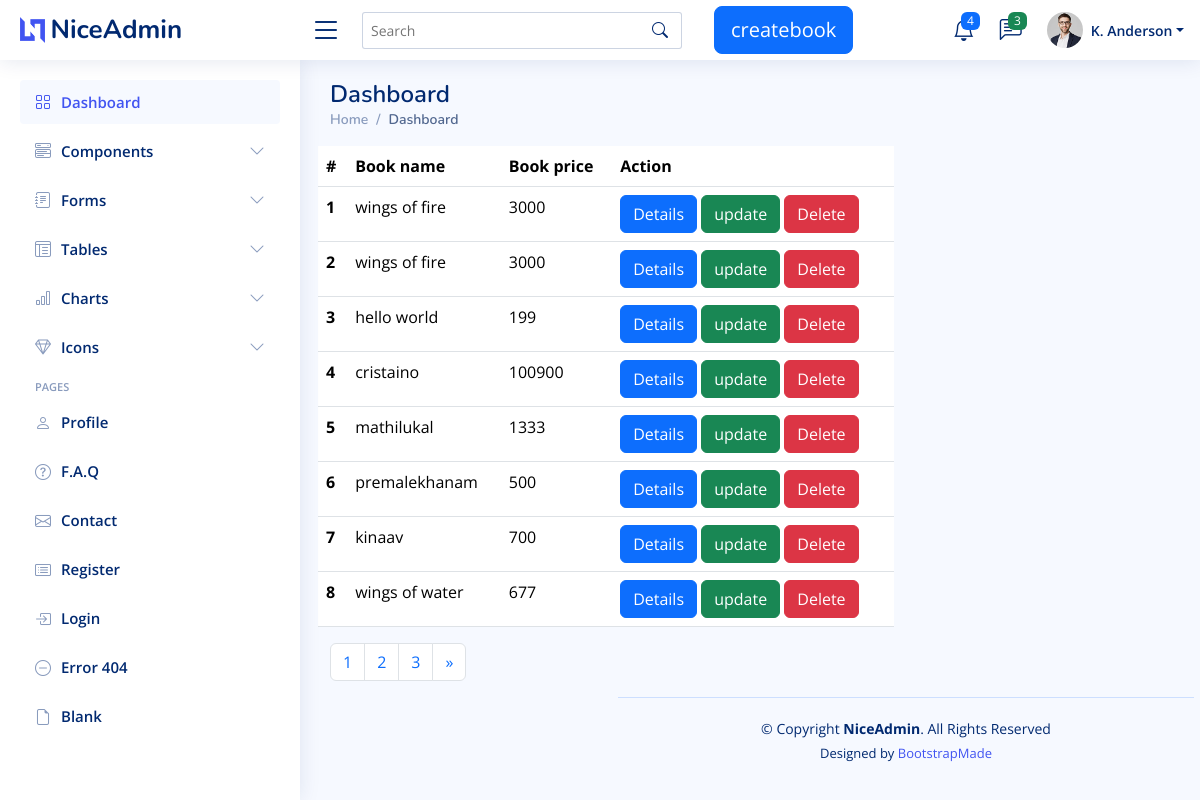
The page / on the database its author committed.
### customiseapp/models.py (models this page shows, shortened)
class Book(models.Model):
    title=models.CharField(max_length=200,null=True)
    price= models.IntegerField(null=True)
    image= models.ImageField(upload_to='book_media')
    author=models.ForeignKey(Author,on_delete=models.CASCADE,null=True)

### customiseapp/views.py (the view)
# urls.py: path("",views.listbook,name='booklist'),
def listbook(request):
    books=Book.objects.all()
    return render(request,'listbook.html',{'books':books}
                  )

### templates/listbook.html (shortened to what this page needs)
{% extends 'base.html' %}
{% load static %}
{% block content %}
<table class="table">
    <thead>
    <tr>
        <th scope="col">#</th>
        <th scope="col">Book name</th>
        <th scope="col">Book price</th>
        <th scope="col">Action</th>
    </tr>
    </thead>
    <tbody>
     {% for book in books %}
        <tr>
            <th scope="row">{{forloop.counter}}</th>
        <td> {{book.title}}</td>
        <td> {{book.price}}</td>
        <td><a href="{% url 'details' book.id%}" class="btn btn-primary">Details</a>
            <a href="{% url 'update' book.id%}" class="btn btn-success">update</a>
            <a href="{% url 'delete' book.id%}" class="btn btn-danger">Delete</a>
        </td>
    </tr>
     {% endfor %}
    </tbody>
</table>
<nav aria-label="Page navigation example">
  <ul class="pagination">
    <li class="page-item activate"><a class="page-link" href="#">1</a>
    </li>
    <li class="page-item"><a class="page-link" href="#">2</a></li>
    <li class="page-item"><a class="page-link" href="#">3</a></li>
    <li class="page-item">
      <a class="page-link" href="#" aria-label="Next">
        <span aria-hidden="true">&raquo;</span>
      </a>
    </li>
  </ul>
</nav>
{% endblock %}

### templates/base.html (shortened to what this page needs)
<!DOCTYPE html>
{% load static %}
<html lang="en">
<head>
  <link href="{% static 'assets/vendor/bootstrap/css/bootstrap.min.css' %}" rel="stylesheet">
  <link href="{% static 'assets/vendor/bootstrap-icons/bootstrap-icons.css' %}" rel="stylesheet">
  <link href="{% static 'assets/vendor/boxicons/css/boxicons.min.css' %}" rel="stylesheet">
  <link href="{% static 'assets/vendor/quill/quill.snow.css' %}" rel="stylesheet">
  <link href="{% static 'assets/vendor/quill/quill.bubble.css' %}" rel="stylesheet">
  <link href="{% static 'assets/vendor/remixicon/remixicon.css' %}" rel="stylesheet">
  <link href="{% static 'assets/vendor/simple-datatables/style.css' %}" rel="stylesheet">
  <link href="{% static 'assets/css/style.css' %}" rel="stylesheet">
</head>
<body>
  <header id="header" class="header fixed-top d-flex align-items-center">
    <div class="d-flex align-items-center justify-content-between">
      <a href="index.html" class="logo d-flex align-items-center">
        <img src="{% static 'assets/img/logo.png' %}" alt="">
        <span class="d-none d-lg-block">NiceAdmin</span>
      </a>
      <i class="bi bi-list toggle-sidebar-btn"></i>
    </div>
    <div class="search-bar">
      <form class="search-form d-flex align-items-center" method="get" action="{% url 'search' %}">
        <input type="text" name="q" placeholder="Search" title=" search the book ">
        <button type="submit" title="Search"><i class="bi bi-search"></i></button>
      </form>
    </div>
    <div class="container">
      <a href="{% url 'createbook' %}" class="btn btn-primary btn-lg">createbook</a>
    </div>
    <nav class="header-nav ms-auto">
      <ul class="d-flex align-items-center">
        <li class="nav-item dropdown">
          <a class="nav-link nav-icon" href="#" data-bs-toggle="dropdown">
            <i class="bi bi-bell"></i>
            <span class="badge bg-primary badge-number">4</span>
          </a>
        </li>
        <li class="nav-item dropdown">
          <a class="nav-link nav-icon" href="#" data-bs-toggle="dropdown">
            <i class="bi bi-chat-left-text"></i>
            <span class="badge bg-success badge-number">3</span>
          </a>
        </li>
        <li class="nav-item dropdown pe-3">
          <a class="nav-link nav-profile d-flex align-items-center pe-0" href="#" data-bs-toggle="dropdown">
            <img src="{% static 'assets/img/profile-img.jpg' %}" alt="Profile" class="rounded-circle">
            <span class="d-none d-md-block dropdown-toggle ps-2">K. Anderson</span>
          </a>
        </li>
      </ul>
    </nav>
  </header>
  <aside id="sidebar" class="sidebar">
    <ul class="sidebar-nav" id="sidebar-nav">
      <li class="nav-item">
        <a class="nav-link " href="{% url 'booklist' %}">
          <i class="bi bi-grid"></i>
          <span>Dashboard</span>
        </a>
      </li>
      <li class="nav-item">
        <a class="nav-link collapsed" data-bs-target="#components-nav" data-bs-toggle="collapse" href="#">
          <i class="bi bi-menu-button-wide"></i><span>Components</span><i class="bi bi-chevron-down ms-auto"></i>
        </a>
      </li>
      <li class="nav-item">
        <a class="nav-link collapsed" data-bs-target="#forms-nav" data-bs-toggle="collapse" href="#">
          <i class="bi bi-journal-text"></i><span>Forms</span><i class="bi bi-chevron-down ms-auto"></i>
        </a>
      </li>
      <li class="nav-item">
        <a class="nav-link collapsed" data-bs-target="#tables-nav" data-bs-toggle="collapse" href="#">
          <i class="bi bi-layout-text-window-reverse"></i><span>Tables</span><i class="bi bi-chevron-down ms-auto"></i>
        </a>
      </li>
      <li class="nav-item">
        <a class="nav-link collapsed" data-bs-target="#charts-nav" data-bs-toggle="collapse" href="#">
          <i class="bi bi-bar-chart"></i><span>Charts</span><i class="bi bi-chevron-down ms-auto"></i>
        </a>
      </li>
      <li class="nav-item">
        <a class="nav-link collapsed" data-bs-target="#icons-nav" data-bs-toggle="collapse" href="#">
          <i class="bi bi-gem"></i><span>Icons</span><i class="bi bi-chevron-down ms-auto"></i>
        </a>
      </li>
      <li class="nav-heading">Pages</li>
      <li class="nav-item">
        <a class="nav-link collapsed" href="users-profile.html">
          <i class="bi bi-person"></i>
          <span>Profile</span>
        </a>
      </li>
      <li class="nav-item">
        <a class="nav-link collapsed" href="pages-faq.html">
          <i class="bi bi-question-circle"></i>
          <span>F.A.Q</span>
        </a>
      </li>
      <li class="nav-item">
        <a class="nav-link collapsed" href="pages-contact.html">
          <i class="bi bi-envelope"></i>
          <span>Contact</span>
        </a>
      </li>
      <li class="nav-item">
        <a class="nav-link collapsed" href="pages-register.html">
          <i class="bi bi-card-list"></i>
          <span>Register</span>
        </a>
      </li>
      <li class="nav-item">
        <a class="nav-link collapsed" href="pages-login.html">
          <i class="bi bi-box-arrow-in-right"></i>
          <span>Login</span>
        </a>
      </li>
      <li class="nav-item">
        <a class="nav-link collapsed" href="pages-error-404.html">
          <i class="bi bi-dash-circle"></i>
          <span>Error 404</span>
        </a>
      </li>
      <li class="nav-item">
        <a class="nav-link collapsed" href="pages-blank.html">
          <i class="bi bi-file-earmark"></i>
          <span>Blank</span>
        </a>
      </li>
    </ul>
  </aside>
  <main id="main" class="main">
    <div class="pagetitle">
      <h1>Dashboard</h1>
      <nav>
        <ol class="breadcrumb">
          <li class="breadcrumb-item"><a href="index.html">Home</a></li>
          <li class="breadcrumb-item active">Dashboard</li>
        </ol>
      </nav>
    </div>
    <section class="section dashboard">
      <div class="row">
        <div class="col-lg-8">
          <div class="row">
{% block content %}
 {% endblock %}
  <footer id="footer" class="footer">
    <div class="copyright">
      &copy; Copyright <strong><span>NiceAdmin</span></strong>. All Rights Reserved
    </div>
    <div class="credits">
      Designed by <a href="https://bootstrapmade.com/">BootstrapMade</a>
    </div>
  </footer>
</body>
</html>

### static/assets/css/style.css (style rules this page uses)
:root { scroll-behavior: smooth; }
body { font-family: "Open Sans", sans-serif; background: #f6f9ff; color: #444444; }
a { color: #4154f1; text-decoration: none; }
h1, h2, h3, h4, h5, h6 { font-family: "Nunito", sans-serif; }
#main { margin-top: 60px; padding: 20px 30px; transition: all 0.3s; }
.pagetitle { margin-bottom: 10px; }
.pagetitle h1 { font-size: 24px; margin-bottom: 0; font-weight: 600; color: #012970; }
.breadcrumb { font-size: 14px; font-family: "Nunito", sans-serif; color: #899bbd; font-weight: 600; }
.breadcrumb a { color: #899bbd; transition: 0.3s; }
.breadcrumb .breadcrumb-item::before { color: #899bbd; }
.breadcrumb .active { color: #51678f; font-weight: 600; }
.logo { line-height: 1; }
@media (min-width: 1200px) { .logo { width: 280px; } }
.logo img { max-height: 26px; margin-right: 6px; }
.logo span { font-size: 26px; font-weight: 700; color: #012970; font-family: "Nunito", sans-serif; }
.header { transition: all 0.5s; z-index: 997; height: 60px; box-shadow: 0px 2px 20px rgba(1, 41, 112, 0.1); background-color: #fff; padding-left: 20px; }
.header .toggle-sidebar-btn { font-size: 32px; padding-left: 10px; cursor: pointer; color: #012970; }
.header .search-bar { min-width: 360px; padding: 0 20px; }
.header .search-form { width: 100%; }
.header .search-form input { border: 0; font-size: 14px; color: #012970; border: 1px solid rgba(1, 41, 112, 0.2); padding: 7px 38px 7px 8px; border-radius: 3px; transition: 0.3s; width: 100%; }
.header .search-form button { border: 0; padding: 0; margin-left: -30px; background: none; }
.header .search-form button i { color: #012970; }
.header-nav ul { list-style: none; }
.header-nav>ul { margin: 0; padding: 0; }
.header-nav .nav-icon { font-size: 22px; color: #012970; margin-right: 25px; position: relative; }
.header-nav .nav-profile { color: #012970; }
.header-nav .nav-profile img { max-height: 36px; }
.header-nav .nav-profile span { font-size: 14px; font-weight: 600; }
.header-nav .badge-number { position: absolute; inset: -2px -5px auto auto; font-weight: normal; font-size: 12px; padding: 3px 6px; }
.sidebar { position: fixed; top: 60px; left: 0; bottom: 0; width: 300px; z-index: 996; transition: all 0.3s; padding: 20px; overflow-y: auto; scrollbar-width: thin; scrollbar-color: #aab7cf transparent; box-shadow: 0px 0px 20px rgba(1, 41, 112, 0.1); background-color: #fff; }
@media (min-width: 1200px) { #main, #footer { margin-left: 300px; } }
.sidebar-nav { padding: 0; margin: 0; list-style: none; }
.sidebar-nav li { padding: 0; margin: 0; list-style: none; }
.sidebar-nav .nav-item { margin-bottom: 5px; }
.sidebar-nav .nav-heading { font-size: 11px; text-transform: uppercase; color: #899bbd; font-weight: 600; margin: 10px 0 5px 15px; }
.sidebar-nav .nav-link { display: flex; align-items: center; font-size: 15px; font-weight: 600; color: #4154f1; transition: 0.3; background: #f6f9ff; padding: 10px 15px; border-radius: 4px; }
.sidebar-nav .nav-link i { font-size: 16px; margin-right: 10px; color: #4154f1; }
.sidebar-nav .nav-link.collapsed { color: #012970; background: #fff; }
.sidebar-nav .nav-link.collapsed i { color: #899bbd; }
.sidebar-nav .nav-link .bi-chevron-down { margin-right: 0; transition: transform 0.2s ease-in-out; }
.footer { padding: 20px 0; font-size: 14px; transition: all 0.3s; border-top: 1px solid #cddfff; }
.footer .copyright { text-align: center; color: #012970; }
.footer .credits { padding-top: 5px; text-align: center; font-size: 13px; color: #012970; }

### rows shown on the page
Book: title "wings of fire", price "3000"
Book: title "wings of fire", price "3000"
Book: title "hello world", price "199"
Book: title "cristaino", price "100900"
Book: title "mathilukal", price "1333"
Book: title "premalekhanam", price "500"
Book: title "kinaav", price "700"
Book: title "wings of water", price "677"
